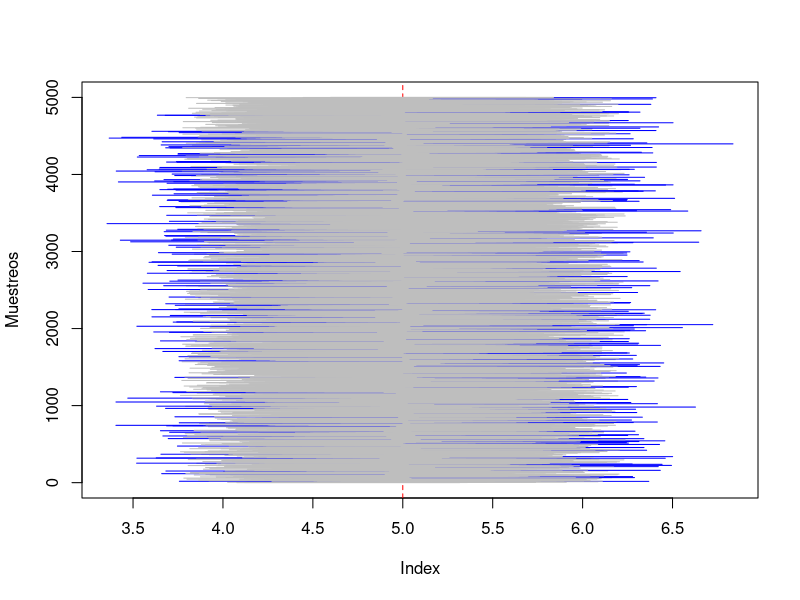
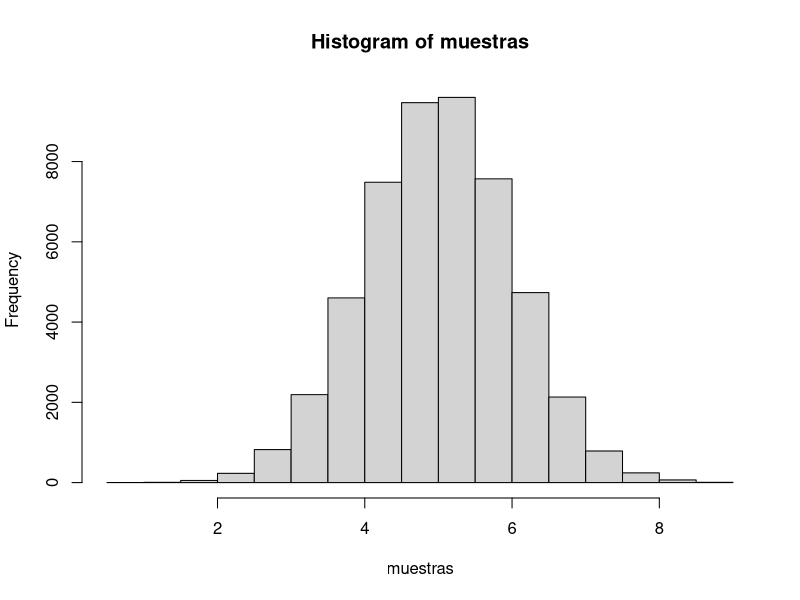

These charts were generated, in order, by the following R code:

# Laboratorio 3 Metodos Estadisticos 

# Diana C. Arias Sinisterra
# Kevin S. Garcia Chica
# Cesar A. Saavedra Vanegas

#--------------- Punto 1 ---------------#

#---Para n=10---#

B <- 5000 ## número de experimentos
n <- 10 ## tamaño de muestra
mu <- 5
sd <- 1
alpha <- 0.05
cuantil <- qnorm(1-alpha/2)

muestras <- replicate(B, rnorm(n, mu, sd))

calcula.el.intervalo <- function(columna) {
  
  m <- muestras[, columna]
  
  sem <- sd(m)/sqrt(length(m))
  
  lim.inf <- mean(m) - cuantil * sqrt(sd)/sqrt(n)
  lim.sup <- mean(m) + cuantil * sqrt(sd)/sqrt(n)
  
  c(lim.inf, lim.sup)
}

#---Cálculo de los nuevos intervalos---#

mis.intervalos <- matrix(rep(0, 10000), nrow = 2) ## matriz de ceros

for(i in 1:5000) {
  mis.intervalos[,i] <- calcula.el.intervalo(i)
}

#---Gráfico---#

plot(1:5000, type = "n",
     xlim = range(mis.intervalos),
     ylab = "Muestreos")

abline(v = mu, lty = 2, col=("red"))

for(i in 1:5000) {
  segments(mis.intervalos[1,i], i, mis.intervalos[2,i], i,
           col = ifelse(mis.intervalos[1, i] < mu & mis.intervalos[2, i] > mu, "gray", "blue"))  
  #if (mis.intervalos < calcula.el.intervalo()[i] && mis.intervalos > calcula.el.intervalo()[i]) {
      #contador = contador + 1 }
  #else {contador = contador}
}

hist(muestras)


#---Para n=30---#

#---Para n=50---#

#---Para n=100---#

#--------------- Punto 4 ---------------#
  


#--------------- Punto 7 ---------------#

#---------------------------------------#
